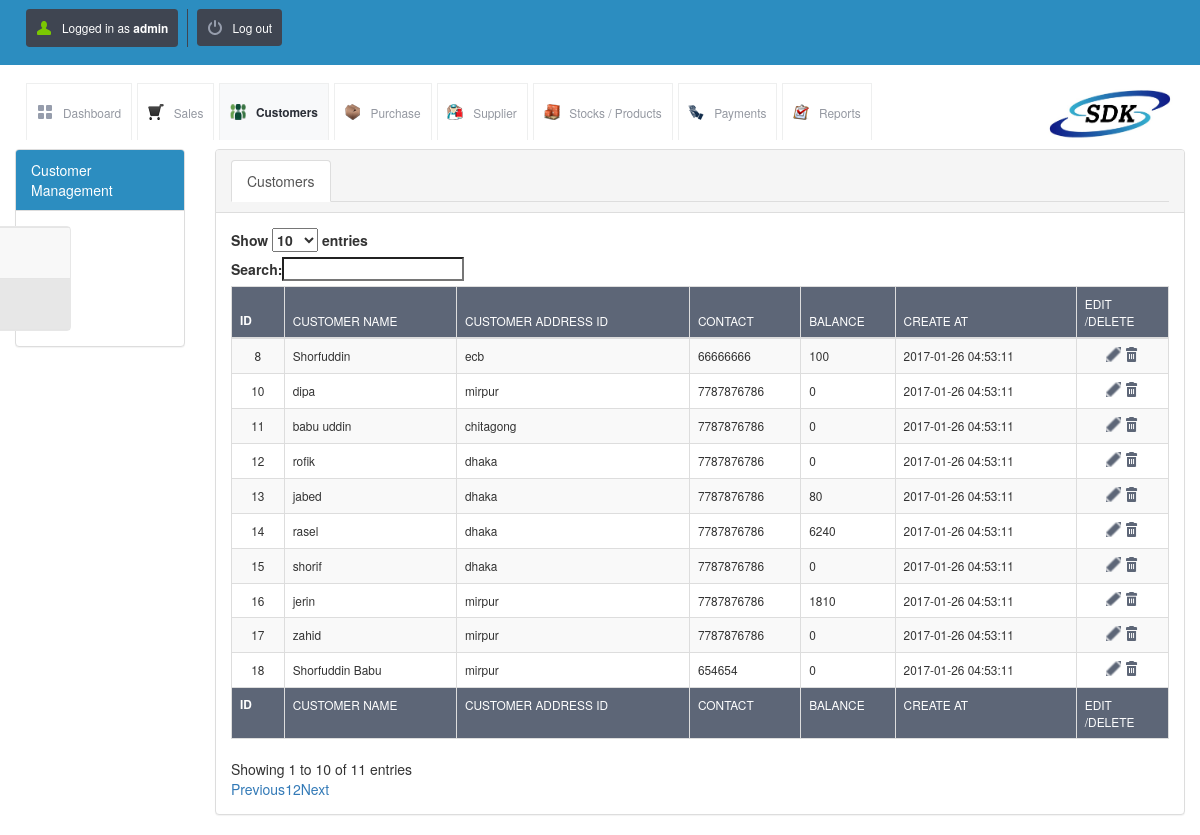
/view_customers.php (signed in), run on the app's committed database.
### tables this page shows
CREATE TABLE `customer_details` (
  `id` int(10) UNSIGNED NOT NULL,
  `customer_name` varchar(200) NOT NULL,
  `customer_address` varchar(500) NOT NULL,
  `customer_contact1` varchar(100) NOT NULL,
  `customer_contact2` varchar(100) NOT NULL,
  `balance` int(11) NOT NULL,
  `created_at` timestamp NOT NULL DEFAULT CURRENT_TIMESTAMP
);

### config.php (called while the page is built)
<?php $config["database"] = "SDK"; $config["host"]= "localhost";$config["username"]= "root"; $config["password"]= "";?>

### lib/db.class.php (called while the page is built, shortened)
<?php
  class DB
  {
    function DB($base, $server, $user, $pass)
    {
      $this->connection = mysqli_connect($server, $user, $pass, $base);
    }
    function getMicroTime()
    {
      list($msec, $sec) = explode(' ', microtime());
      return floor($sec / 1000) + $msec;
    }
  }
?>

### init.php (called while the page is built, shortened)
<?php
include("lib/db.class.php");
$db = new DB($config['database'], $config['host'], $config['username'], $config['password']);
?>

### view_customers.php (the view, shortened to what this page needs)
<?php include("master_head.php"); ?>
<div class="container-fluid">
    <div class="row">
           <div class="col-md-2">
            <div class="panel panel-default">
              <div class="panel-heading epanel">Customer Management</div>
              <div class="panel-body">
              <nav class="navbar navbar-default sidebar" role="navigation">
                <div class="collapse navbar-collapse" id="bs-sidebar-navbar-collapse-1">
                  <ul class="nav navbar-nav">
                        <li><a href="add_customer.php">Add Customer</a></li>
                        <li class="active"><a href="view_customers.php">View Customers</a></li>
                  </ul>
                </div>
            </nav>
              </div>
            </div>
        </div>
        <div class="col-md-10">
        <div class="panel panel-default">
              <div class="panel-heading">
              <ul class="nav nav-tabs" role="tablist">
                  <li class="active">
                    <a href="#sales" role="tab" data-toggle="tab">Customers</a>
                  </li>
                </ul>
              </div>
              <div class="panel-body">
               <div class="tab-content">
                  <div class="tab-pane active" id="sales">
               <table id="example" class="table table-striped table-bordered" cellspacing="0" width="100%">
                        <thead>
                        <tr>
                            <th>Id</th>
                            <th>Customer Name</th>
                            <th>Customer Address Id</th>
                            <th>Contact</th>
                            <th>Balance</th>
                            <th>Create at</th>
                            <th>Edit /Delete</th>
                        </tr>
                        </thead>
                        <tfoot>
                        <tr>
                            <th>Id</th>
                            <th>Customer Name</th>
                            <th>Customer Address Id</th>
                            <th>Contact</th>
                            <th>Balance</th>
                            <th>Create at</th>
                            <th>Edit /Delete</th>
                        </tr>
                        </tfoot>
                        <tbody>
                        <?php
                        $sql = "SELECT * FROM customer_details";
                        $result = mysqli_query($db->connection, $sql);
                        while ($row = mysqli_fetch_array($result)) {
                            ?>
                            <tr>
                                <td> <?php echo $row['id']; ?></td>
                                <td><?php echo $row['customer_name']; ?></td>
                                <td> <?php echo $row['customer_address']; ?></td>
                                <td> <?php echo $row['customer_contact1']; ?></td>
                                <td> <?php echo $row['balance']; ?></td>
                                <td> <?php echo $row['created_at']; ?></td>
                                <td>
                                    <a href="update_customer_details.php?sid=<?php echo $row['id']; ?>&table=customer_details&return=view_customers.php"
                                       class="table-actions-button ic-table-edit">
                                    </a>
                                    <a onclick="return confirmSubmit()"
                                       href="delete.php?id=<?php echo $row['id']; ?>&table=customer_details&return=view_customers.php"
                                       class="table-actions-button ic-table-delete"></a>
                                </td>
                            </tr>
                        <?php  } ?>
                        </tbody>
                    </table>
                  </div>
                </div>
              </div>
            </div>
        </div>
    </div>
</div>
</body>
</html>

### css/style.css (style rules this page uses)
*, html, body, div, dl, dt, dd, ul, ol, li, h1, h2, h3, h4, h5, h6, pre, form, label, fieldset, input, p, blockquote, th, td { margin: 0; padding: 0; }
table { border-collapse: collapse; border-spacing: 0; }
address, caption, cite, code, dfn, em, strong, th, var { font-style: normal; font-weight: normal; }
caption, th { text-align: left; }
a { text-decoration: none; }
body { font-size: 1em; }
body, form { font-family: "Droid Sans", Helvetica, Arial, sans-serif; line-height: 1.125em; }
p, .button, form input, ul#nav li ul, ul#tabs, div.side-menu ul li a, table, .information-box, .confirmation-box, .error-box, .error-message, .warning-box, ol, .regular-ul, .custom-ul, blockquote, cite { font-size: 0.85em; }
a { color: #2069b4; }
.ic-table-edit { background-image: url("../images/icons/table/actions-edit.png"); }
.ic-table-delete { background-image: url("../images/icons/table/actions-delete.png"); }
table { width: 100%; margin-bottom: 1.25em; }
table th { background-color: #5d6677; color: white; text-transform: uppercase; padding: 1.25em 0 1.25em 1.25em; border-left: 1px solid #747c8a; }
table tbody td { padding: 0.833em 0 0.833em 1.25em; border-left: 1px solid white; border-bottom: 1px solid #f8f9fa; }
table tbody tr:nth-child(odd) { background-color: #f8f9fa; }
table td:first-child, table th:first-child { width: 4em ; text-align: center; padding: 0; border: none; border-bottom: 1px solid #f8f9fa; }
table td:last-child, table th:last-child { width: 7em; text-align: center; padding: 0; }
a.table-actions-button { width: 1.25em; height: 1.25em; display: inline-block; background-position: center center; }
table.form td:first-child, table th:first-child { width: 4em ; text-align: left; font-weight:900; padding: 0; padding-left: 10px; border: none; border-bottom: 1px solid #f8f9fa; }
table.form td:last-child, table th:last-child { width: 7em; text-align: left; padding: 0; padding-left: 10px; padding: 0; }

### css/estyle.css (style rules this page uses)
body,html { height: 100%; }
nav.sidebar, .main { -webkit-transition: margin 200ms ease-out; -moz-transition: margin 200ms ease-out; -o-transition: margin 200ms ease-out; transition: margin 200ms ease-out; }
@media (min-width: 765px) { nav.sidebar a { padding-right: 13px; } }
@media (min-width: 765px) { nav.sidebar .navbar-nav > li:first-child { border-top: 1px #e5e5e5 solid; } }
@media (min-width: 765px) { nav.sidebar .navbar-nav > li { border-bottom: 1px #e5e5e5 solid; } }
@media (min-width: 765px) { nav.sidebar .navbar-collapse, nav.sidebar .container-fluid { padding: 0 0px 0 0px; } }
@media (min-width: 765px) { nav.sidebar { width: 200px; height: 100%; margin-left: -160px; float: left; margin-bottom: 0px; } }
@media (min-width: 765px) { nav.sidebar li { width: 100%; } }
div.panel-heading.epanel { background-color: #2C8DC0; color: white; }

### data on the page
customer_details: id "8", customer_name "Shorfuddin", customer_address "ecb", customer_contact1 "66666666", balance "100", created_at "2017-01-26 04:53:11"
customer_details: id "10", customer_name "dipa", customer_address "mirpur", customer_contact1 "7787876786", balance "0", created_at "2017-01-26 04:53:11"
customer_details: id "11", customer_name "babu uddin", customer_address "chitagong", customer_contact1 "7787876786", balance "0", created_at "2017-01-26 04:53:11"
customer_details: id "12", customer_name "rofik", customer_address "dhaka", customer_contact1 "7787876786", balance "0", created_at "2017-01-26 04:53:11"
customer_details: id "13", customer_name "jabed", customer_address "dhaka", customer_contact1 "7787876786", balance "80", created_at "2017-01-26 04:53:11"
customer_details: id "14", customer_name "rasel", customer_address "dhaka", customer_contact1 "7787876786", balance "6240", created_at "2017-01-26 04:53:11"
customer_details: id "15", customer_name "shorif", customer_address "dhaka", customer_contact1 "7787876786", balance "0", created_at "2017-01-26 04:53:11"
customer_details: id "16", customer_name "jerin", customer_address "mirpur", customer_contact1 "7787876786", balance "1810", created_at "2017-01-26 04:53:11"
customer_details: id "17", customer_name "zahid", customer_address "mirpur", customer_contact1 "7787876786", balance "0", created_at "2017-01-26 04:53:11"
customer_details: id "18", customer_name "Shorfuddin Babu", customer_address "mirpur", customer_contact1 "654654", balance "0", created_at "2017-01-26 04:53:11"

### other printed values
$POSNIC['username'] "admin"
